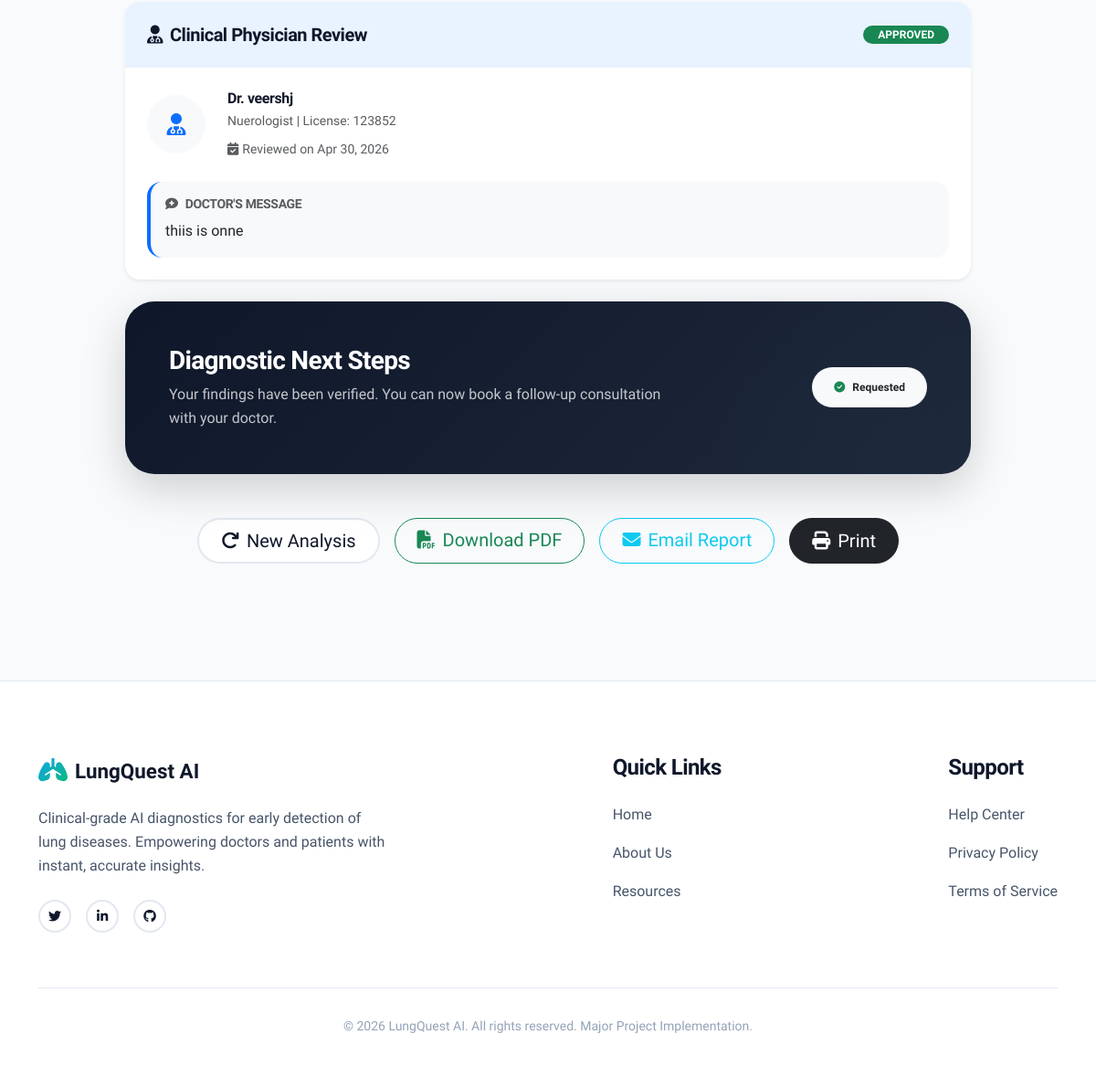
The app's page /report/142/ (signed in, lower part), older data.
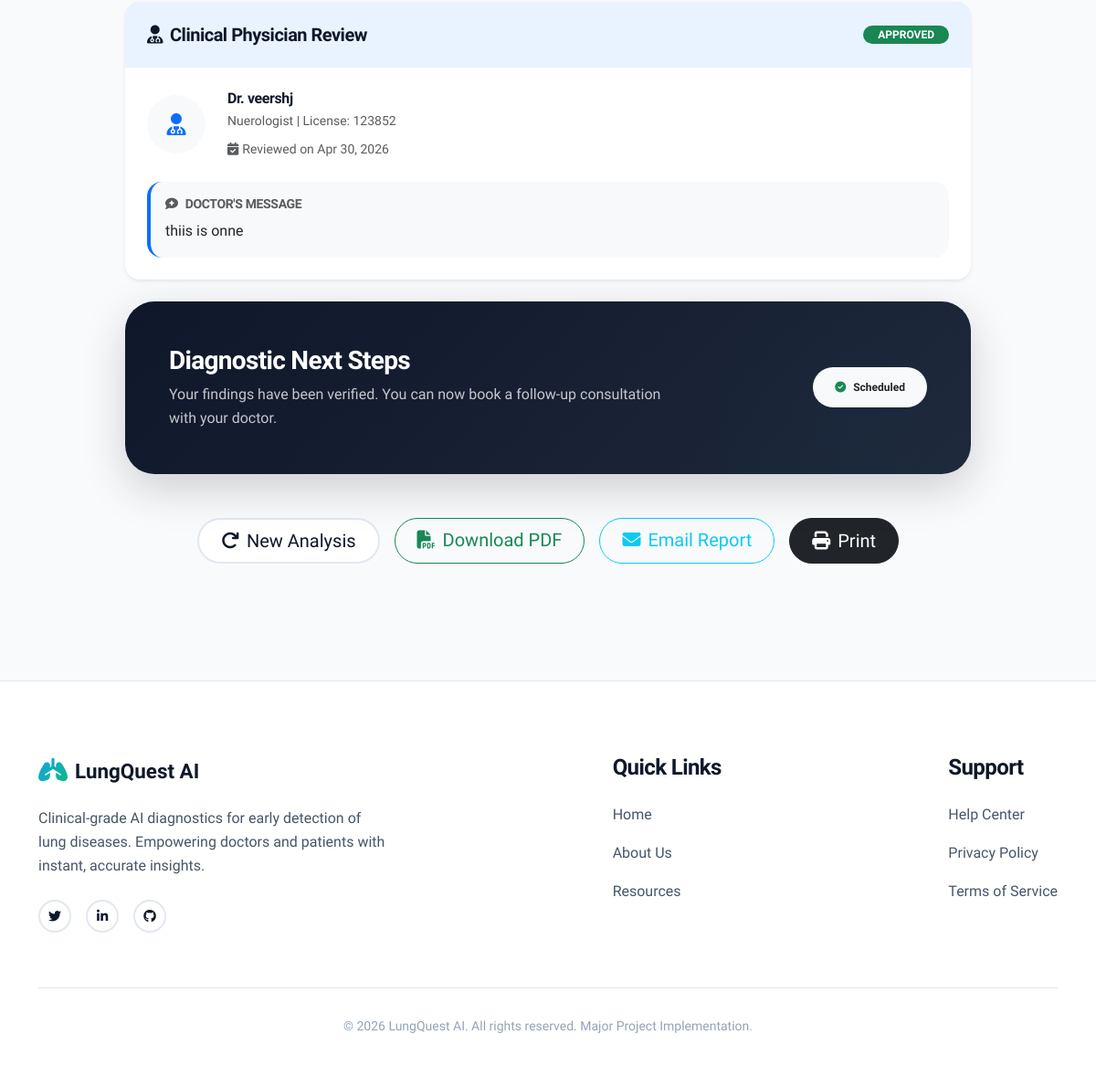
The same page, newer data.
### detector/models.py (models this page shows, shortened)
class LungReport(models.Model):
    STATUS_CHOICES = (
        ('Unrequested', 'Awaiting Action'),
        ('Pending', 'Pending Review'),
        ('Approved', 'Approved'),
        ('Rejected', 'Rejected'),
    )
    patient = models.ForeignKey(User, on_delete=models.CASCADE, related_name='scans')
    image = models.ImageField(upload_to='scans/')
    prediction_json = models.JSONField()
    confidence = models.FloatField()
    result_label = models.CharField(max_length=50)
    status = models.CharField(max_length=20, choices=STATUS_CHOICES, default='Unrequested')
    requested_doctor = models.ForeignKey(User, on_delete=models.SET_NULL, null=True, blank=True, related_name='requested_scans')
    reviewed_by = models.ForeignKey(User, on_delete=models.SET_NULL, null=True, blank=True, related_name='reviews')
    review_notes = models.TextField(blank=True, null=True)
    patient_notes = models.TextField(blank=True, null=True)
    created_at = models.DateTimeField(auto_now_add=True)
    reviewed_at = models.DateTimeField(null=True, blank=True)
    @property
    def get_clinical_info(self):
        info_map = {
            'Lung Opacity': {
                'description': 'Lung opacity is a finding on a chest X-ray or CT scan where an area of the lung appears denser or more solid than the air-filled tissue around it. It can be caused by various factors including fluid, solid masses, or scarring. This condition often requires further clinical correlation and possibly follow-up scans or biopsies to determine the underlying cause. It is frequently associated with complications in breathing or localized chest pain.',
                'severity': 'Medium',
                'badge_color': '#ff9800',
                'precautions': [
                    'Schedule a follow-up CT scan in 3-6 months as advised.',
                    'Absolutely avoid smoking or exposure to second-hand smoke.',
                    'Monitor for any new chest pain or persistent coughing.',
                    'Consult a Pulmonologist for a specialized diagnostic workup.'
                ]
            },
            'COVID-19': {
                'description': 'COVID-19 is a highly infectious respiratory illness caused by the SARS-CoV-2 virus, often manifesting as bilateral ground-glass opacities on medical imaging. It can lead to severe inflammation of the lungs, significantly reducing oxygen exchange and causing high levels of respiratory distress. Beyond the lungs, it may affect other organ systems through systemic inflammation. Management involves close monitoring of vital signs and oxygen saturation.',
                'severity': 'High',
                'badge_color': '#f44336',
                'precautions': [
                    'Immediate isolation to prevent the spread of infection.',
                    'Continuous monitoring of oxygen levels using a pulse oximeter.',
                    'Maintain high hydration and rest as much as possible.',
                    'Keep a log of symptoms and seek emergency care if breathing worsens.'
                ]
            },
            'Pneumonia': {
                'description': 'Pneumonia is an infection that inflames the air sacs in one or both lungs, which may fill with fluid or pus, causing cough, fever, chills, and difficulty breathing. A variety of organisms, including bacteria, viruses, and fungi, can cause pneumonia. It can range in seriousness from mild to life-threatening, particularly in infants, the elderly, and those with weakened immune systems. Prompt medical intervention is often necessary.',
                'severity': 'High',
                'badge_color': '#e91e63',
                'precautions': [
                    'Complete the full course of prescribed antibiotics or antivirals.',
                    'Use a humidifier or stay in a well-ventilated, humid room.',
                    'Practice deep breathing exercises to help clear the lungs.',
                    'Avoid sudden temperature changes and cold drafts.'
                ]
            },
            'Normal': {
                'description': 'A normal finding indicates that the lung parenchyma is well-ventilated without any evidence of focal consolidation, effusion, or masses. The heart size and pulmonary vasculature appear within normal limits on the current imaging. This result suggests that there are no acute lung diseases detected by the AI analysis at this time. However, clinical correlation with ongoing symptoms is always advised for a complete medical diagnosis.',
                'severity': 'Low',
                'badge_color': '#4caf50',
                'precautions': [
                    'Maintain a balanced diet and regular exercise routine.',
                    'Prioritize respiratory hygiene and avoid smoky environments.',
                    'Consider annual flu and pneumonia vaccinations.',
                    'Regular health checkups to monitor lung capacity.'
                ]
            }
        }
        return info_map.get(self.result_label, {
            'description': 'No specific clinical data available for this finding.',
            'severity': 'Unknown',
            'badge_color': '#9e9e9e',
            'precautions': ['Consult your doctor for personalized advice.']
        })
    @property
    def get_consultation(self):
        active = self.consultations.filter(status__in=['Requested', 'Scheduled']).first()
        if active:
            return active
        return self.consultations.order_by('-created_at').first()

class User(AbstractUser):
    ROLE_CHOICES = (
        ('patient', 'Patient'),
        ('doctor', 'Doctor'),
    )
    role = models.CharField(max_length=10, choices=ROLE_CHOICES, default='patient')
    specialization = models.CharField(max_length=100, blank=True, null=True)
    license_number = models.CharField(max_length=50, blank=True, null=True)
    phone_number = models.CharField(max_length=15, blank=True, null=True)
    is_verified = models.BooleanField(default=False)
    smoking_history = models.CharField(max_length=100, blank=True, null=True)
    medical_conditions = models.TextField(blank=True, null=True)
    allergies = models.TextField(blank=True, null=True)
    current_medications = models.TextField(blank=True, null=True)

class Consultation(models.Model):
    STATUS_CHOICES = [
        ('Requested', 'Requested'),
        ('Scheduled', 'Scheduled'),
        ('Completed', 'Completed'),
        ('Cancelled', 'Cancelled'),
    ]
    MODE_CHOICES = [
        ('Online', 'Online Video Call'),
        ('Offline', 'In-Person Visit'),
    ]
    report = models.ForeignKey(LungReport, on_delete=models.CASCADE, related_name='consultations')
    patient = models.ForeignKey(User, on_delete=models.CASCADE, related_name='patient_consultations')
    doctor = models.ForeignKey(User, on_delete=models.CASCADE, related_name='doctor_consultations')
    preferred_date = models.DateField(null=True, blank=True)
    scheduled_time = models.CharField(max_length=100, null=True, blank=True)
    status = models.CharField(max_length=20, choices=STATUS_CHOICES, default='Requested')
    mode = models.CharField(max_length=10, choices=MODE_CHOICES, default='Online')
    patient_notes = models.TextField(blank=True, null=True)
    reminder_sent = models.BooleanField(default=False)
    next_consultation_date = models.DateField(null=True, blank=True, help_text="Date recommended by doctor for next follow-up")
    created_at = models.DateTimeField(auto_now_add=True)

### detector/views.py (the view)
# urls.py: path('report/<int:report_id>/', views.report_detail, name='report_detail'),
@login_required
def report_detail(request, report_id):
    report = get_object_or_404(LungReport, id=report_id)
    if request.user.role == 'patient' and report.patient != request.user:
        return redirect('patient_dashboard')
    available_doctors = User.objects.filter(role='doctor', is_verified=True)
    context = {
        'report': report,
        'clinical_info': report.get_clinical_info,
        'predictions': report.prediction_json.get('ensemble'),
        'model_tf_results': report.prediction_json.get('model_tf'),
        'model_pt_results': report.prediction_json.get('model_pt'),
        'available_doctors': available_doctors,
    }
    return render(request, 'detector/result.html', context)

### templates/detector/result.html (shortened to what this page needs)
{% extends 'detector/base.html' %}
{% load static %}
{% block content %}
<div class="container py-5">
    <div class="row justify-content-center">
        <div class="col-lg-10">
            {% if report.status != 'Unrequested' %}
            <div class="row mb-4">
                <div class="col-12">
                    <div class="card border-0 shadow-sm rounded-4 overflow-hidden">
                        <div class="card-header bg-soft-primary border-0 p-4">
                            <div class="d-flex justify-content-between align-items-center">
                                <h5 class="fw-bold mb-0"><i class="fas fa-user-md me-2"></i>Clinical Physician Review</h5>
                                <span class="badge {% if report.status == 'Approved' %}bg-success{% elif report.status == 'Rejected' %}bg-danger{% else %}bg-warning{% endif %} rounded-pill px-3">
                                    {{ report.status|upper }}
                                </span>
                            </div>
                        </div>
                        <div class="card-body p-4">
                            <div class="row align-items-center">
                                <div class="col-md-auto mb-3 mb-md-0">
                                    <div class="avatar-lg bg-light text-primary rounded-circle d-flex align-items-center justify-content-center" style="width: 64px; height: 64px; font-size: 1.5rem;">
                                        <i class="fas fa-user-doctor"></i>
                                    </div>
                                </div>
                                <div class="col-md">
                                    {% if report.reviewed_by %}
                                        <h6 class="fw-bold mb-1">Dr. {{ report.reviewed_by.username }}</h6>
                                        <p class="text-muted small mb-2">{{ report.reviewed_by.specialization|default:"Lead Specialist" }} | License: {{ report.reviewed_by.license_number|default:"Verified" }}</p>
                                        <p class="text-muted small mb-0"><i class="fas fa-calendar-check me-1"></i>Reviewed on {{ report.reviewed_at|date:"M d, Y" }}</p>
                                    {% elif report.requested_doctor %}
                                        <h6 class="fw-bold mb-1">Assigned to Dr. {{ report.requested_doctor.username }}</h6>
                                        <p class="text-muted small mb-0">The physician has been notified and is currently reviewing your case.</p>
                                    {% else %}
                                        <h6 class="fw-bold mb-1">Clinical Queue</h6>
                                        <p class="text-muted small mb-0">Your scan is in the priority queue for the next available medical officer.</p>
                                    {% endif %}
                                </div>
                            </div>
                            {% if report.review_notes %}
                            <div class="mt-4 p-3 rounded-4 bg-light border-start border-primary border-4">
                                <h6 class="fw-bold mb-2 small text-uppercase text-muted"><i class="fas fa-comment-medical me-2"></i>Doctor's Message</h6>
                                <p class="mb-0 text-dark" style="white-space: pre-line;">{{ report.review_notes }}</p>
                            </div>
                            {% endif %}
                        </div>
                    </div>
                </div>
            </div>
            {% endif %}
            <div class="row g-4">
                <div class="col-12">
                    <div class="card border-0 shadow-lg rounded-5 p-4 p-md-5 bg-gradient-dark text-white overflow-hidden position-relative">
                        <div class="row align-items-center position-relative" style="z-index: 2;">
                            <div class="col-md-8">
                                <h3 class="fw-bold mb-2 text-white">Diagnostic Next Steps</h3>
                                <p class="opacity-75 mb-0">
                                    {% if report.status == 'Unrequested' %}
                                        Request a clinical verification to confirm these AI findings with a licensed specialist.
                                    {% elif report.status == 'Rejected' or report.status == 'Approved' and report.result_label != 'Normal' %}
                                        Your findings have been verified. You can now book a follow-up consultation with your doctor.
                                    {% else %}
                                        AI findings are for diagnostic support. Clinical correlation with ongoing symptoms is advised.
                                    {% endif %}
                                </p>
                            </div>
                            <div class="col-md-4 text-md-end mt-4 mt-md-0">
                                {% if report.status == 'Unrequested' %}
                                <button class="btn btn-primary-p btn-lg rounded-pill px-5 fw-bold shadow" data-bs-toggle="modal" data-bs-target="#requestModal-{{ report.id }}">
                                    <i class="fas fa-stethoscope me-2"></i>Request Review
                                </button>
                                {% elif report.status == 'Rejected' or report.status == 'Approved' and report.result_label != 'Normal' %}
                                    {% with consultation=report.get_consultation %}
                                        {% if not consultation or consultation.status == 'Completed' or consultation.status == 'Cancelled' %}
                                        <a href="{% url 'book_consultation' report.id %}" class="btn btn-primary-p btn-lg rounded-pill px-5 fw-bold shadow">
                                            <i class="fas fa-calendar-plus me-2"></i>Book Follow-up
                                        </a>
                                        {% else %}
                                        <div class="badge bg-light text-dark rounded-pill px-4 py-3 border-0">
                                            <i class="fas fa-check-circle me-2 text-success"></i>{{ consultation.status }}
                                        </div>
                                        {% endif %}
                                    {% endwith %}
                                {% else %}
                                <div class="badge bg-light text-dark rounded-pill px-4 py-3 border-0">
                                    <i class="fas fa-info-circle me-2 text-primary"></i>{{ report.status }}
                                </div>
                                {% endif %}
                            </div>
                        </div>
                    </div>
                </div>
            </div>
            <div class="text-center mt-5 d-flex flex-wrap gap-3 justify-content-center">
                <a href="{% url 'home' %}" class="btn btn-outline-p btn-lg rounded-pill px-4">
                    <i class="fas fa-redo me-2"></i>New Analysis
                </a>
                <a href="{% url 'report_pdf' report.id %}" class="btn btn-outline-success btn-lg rounded-pill px-4">
                    <i class="fas fa-file-pdf me-2"></i>Download PDF
                </a>
                <a href="{% url 'email_report' report.id %}" class="btn btn-outline-info btn-lg rounded-pill px-4">
                    <i class="fas fa-envelope me-2"></i>Email Report
                </a>
                <button onclick="window.print()" class="btn btn-dark btn-lg rounded-pill px-4">
                    <i class="fas fa-print me-2"></i>Print
                </button>
            </div>
        </div>
    </div>
</div>
{% endblock %}

Row changes from the older to the newer data that the page shows:
changed Consultation: status "Requested" → "Scheduled"
